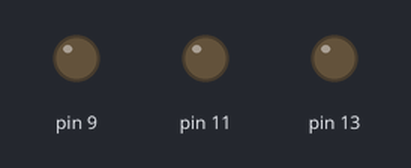
A sketch run on a simulated Arduino Uno, built with avr-gcc and run on an emulated ATmega328P. On the bench: output pins drawn as LEDs (lit = HIGH).

Above: at 0.7 s.
At 2.45 s:
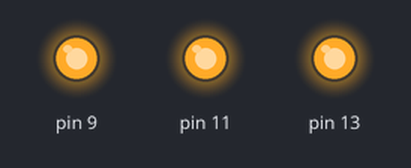
Timing chart, 0 to 3.0 s (numbered marks = the images above):
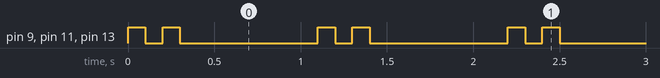

Measured:
- by itself, pin 9, pin 11, pin 13: repeats every 1.1 s: LOW 0.10 s, HIGH 0.10 s, LOW 0.80 s, HIGH 0.10 s
- by itself, everything shown: repeats every 1.1 s, in 4 steps

The sketch:

question1_2.ino
```cpp
void setup() {
  pinMode(13, OUTPUT);
  pinMode(11, OUTPUT);
  pinMode(9, OUTPUT);
}
void loop() {
  digitalWrite(13, HIGH);
  digitalWrite(11, HIGH);
  digitalWrite(9, HIGH);
  delay(100);
  digitalWrite(13, LOW);
  digitalWrite(11, LOW);
  digitalWrite(9, LOW);
  delay(100);
  digitalWrite(13, HIGH);
  digitalWrite(11, HIGH);
  digitalWrite(9, HIGH);
  delay(100);
  digitalWrite(13, LOW);
  digitalWrite(11, LOW);
  digitalWrite(9, LOW);
  delay(800);
}
```
